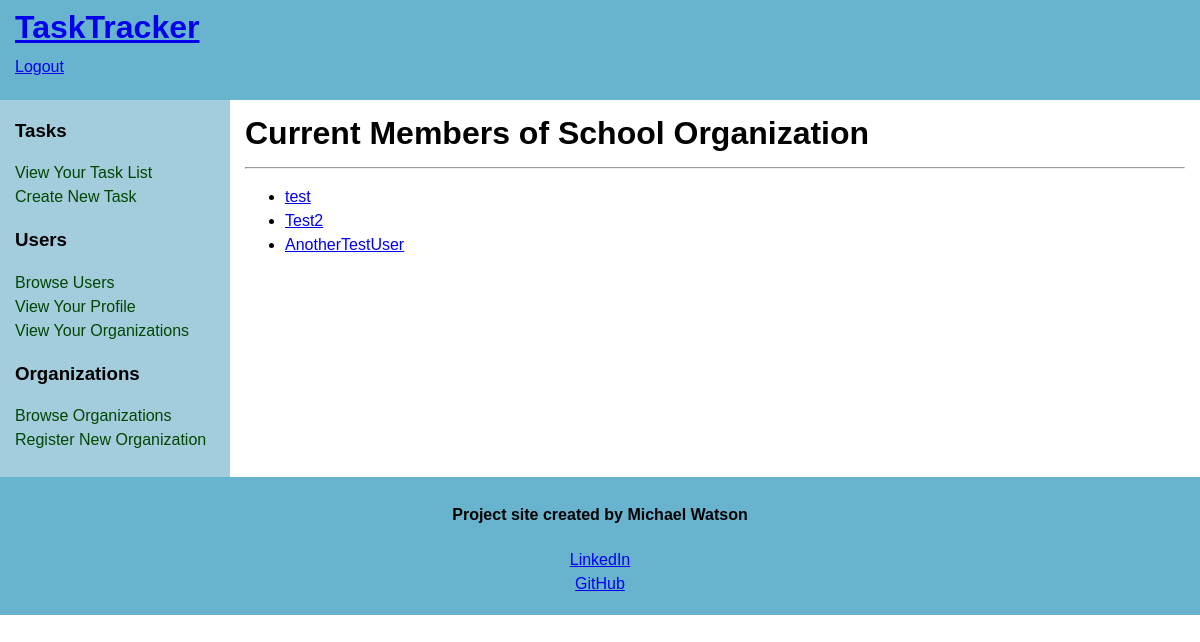
/organizations/members/School Organization (signed in), run on the app's committed database.
### models.py (models this page shows, shortened)
class Organization(db.Model):
    __tablename__ = 'organizations'
    id = db.Column(db.Integer(), primary_key=True)
    name = db.Column(db.String(45), index=True, unique=True, nullable=False)
    about = db.Column(db.Text(255), index=True)
    address = db.Column(db.Text(255), index=True, nullable=False)
    contactUserId = db.Column(db.Integer(), index=True, nullable=False)
    users = db.relationship('User', secondary='organization_user_junction', back_populates='organizations', lazy='dynamic', cascade='all') #set relationship to junction table
    tasks = db.relationship('Task', backref='organization', lazy='dynamic', cascade='all, delete-orphan')

class User(db.Model, UserMixin):
    __tablename__ = 'users'
    id = db.Column(db.Integer(), primary_key=True)
    username = db.Column(db.String(45), index=True, unique=True, nullable=False)
    passwordHash = db.Column(db.String(128), nullable=False)
    nameFirst = db.Column(db.String(45), index=True, nullable=False)
    nameLast = db.Column(db.String(45), index=True, nullable=False)
    email = db.Column(db.String(45), index=True, unique=True, nullable=False)
    about = db.Column(db.Text(255), index=True)
    organizations = db.relationship('Organization', secondary='organization_user_junction', back_populates='users', lazy='dynamic', cascade='all') #set relationship to junction table foreign key
    tasks = db.relationship('Task', backref='user', lazy='dynamic')

### routes.py (the view, shortened to what this page needs)
@app.route('/organizations/members/<name>', methods=['GET', 'POST'])
@login_required
def organizationMembers(name):
    org = Organization.query.filter_by(name=name).first()
    form = None
    orgMemberPairs = db.session.query(User, Organization).filter(Junction.organizationId == Organization.id, Junction.userId == User.id).filter(Organization.id == org.id).all()
    members = [pair[0] for pair in orgMemberPairs] # make list of only users from orgMemberPairs list
    memberAdminList = []
    for member in members:
        memberJunction = Junction.query.filter_by(userId = member.id, organizationId = org.id).first()
        memberAdminList.append((member, memberJunction.orgAdmin)) # create list of (member, orgAdmin boolean) tuples for every member of the org to be used in the template
    currentUserJunction = Junction.query.filter_by(userId = current_user.id, organizationId = org.id).first()
    return render_template('organizationMembers.html', title=f"{org.name}'s Member List", org=org, memberAdminList=memberAdminList, form=form)

### models.py (called while the page is built)
@loginManager.user_loader #load user for login manager
def load_user(id):
    return User.query.get(int(id))

### templates/organizationMembers.html
{% extends 'base.html' %}
{% block content %}
    <main>
        <div id="content">
            <div class="innertube">
                <h1>Current Members of {{ org.name }}</h1><hr>
                    {% if form %}
                        <table>
                            <thead>
                                <tr>
                                    <th>Username | </th>
                                    <th>User ID | </th>
                                    <th>Current Admin</th>
                                </tr>
                            </thead>
                            <tbody>
                                {% for member in memberAdminList %}
                                    <tr>
                                        <td><a href="{{ url_for('userProfile', username=member[0].username) }}">{{ member[0].username }}</a></td>
                                        {% if form %}
                                        <td>{{ member[0].id }}</td>
                                        <td>{{ member[1] }}</td>
                                        {% endif %}
                                    </tr>
                                {% endfor %}
                            </tbody>
                        </table>
                        <form actions="", method="post">
                            {{ form.hidden_tag() }}
                            <p>
                                {{ form.newAdminUserId.label }}<br>
                                {{ form.newAdminUserId(size=32) }}<br>
                                {% for error in form.newAdminUserId.errors %}
                                    <span style="color: red;">{{ error }}</span>
                                {% endfor %}
                            </p>
                            <p>{{ form.submit() }}</p>
                        </form>
                    {% else %}
                        <ul>
                            {% for member in memberAdminList %}
                                <li><a href="{{ url_for('userProfile', username=member[0].username) }}">{{ member[0].username }}</a></li>
                            {% endfor %}
                        </ul>
                    {% endif %}
            </div>
        </div>
    </main>
{% endblock %}

### templates/base.html (style rules this page uses)
body { margin:0; padding:0; font-family: Sans-Serif; line-height: 1.5em; }
main { padding-bottom: 10010px; margin-bottom: -10000px; float: left; width: 100%; }
#content { margin-left: 230px; }
.innertube { margin: 15px; margin-top: 0; }

### data on the page
Organization: name "School Organization"
User: username "test"
User: username "Test2"
User: username "AnotherTestUser"
